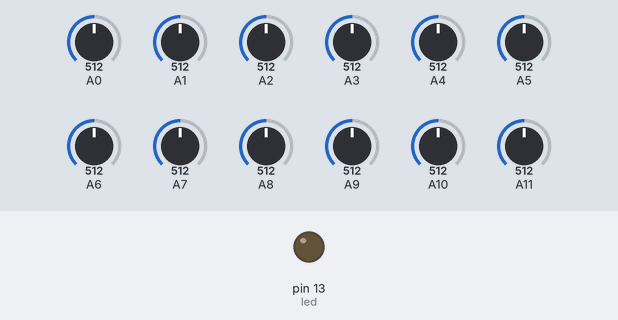
A sketch run on a simulated Arduino Mega 2560, built with avr-gcc and run on an emulated ATmega2560. On the bench: output pins drawn as LEDs (lit = HIGH). Inputs (shaded band) come from the test bench; at power-on: A0 = 512, A1 = 512, A2 = 512, A3 = 512, A4 = 512, A5 = 512, A6 = 512, A7 = 512, A8 = 512, A9 = 512, A10 = 512, A11 = 512. What the sketch prints to the serial monitor is not drawn.

Above: at 1.3 s.
1.4 s: A0 set to 109
At 1.69 s:
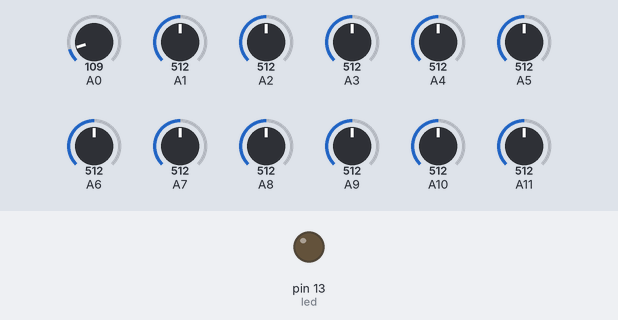
4.4 s: A0 set to 92
At 4.69 s:
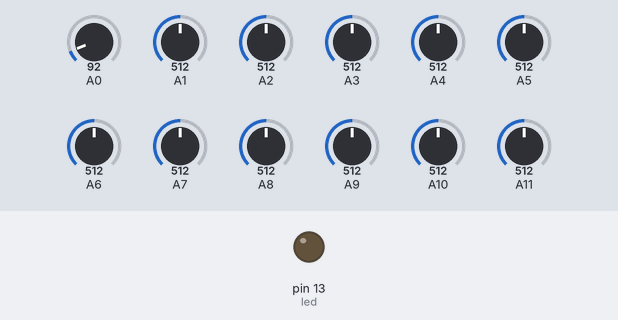
7.4 s: A1 set to 30
At 7.7 s:
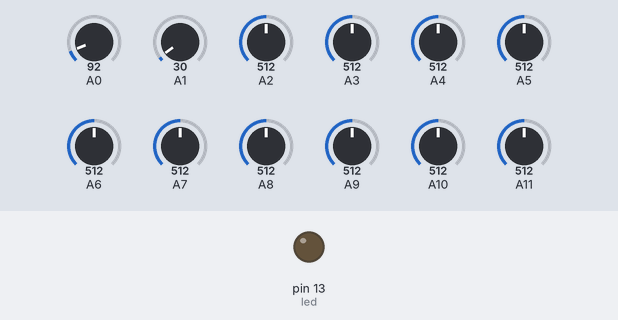
10.4 s: A2 set to 30
At 10.71 s:
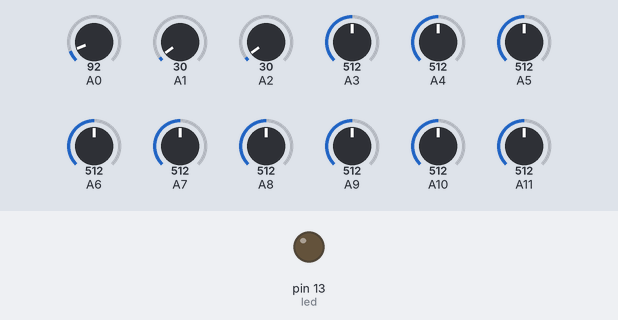
Timing chart, 0 to 14.4 s (numbered marks = the images above; inputs shaded):
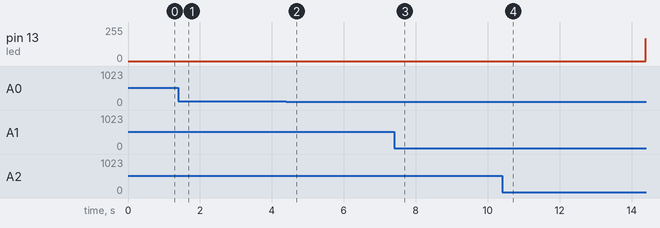

Measured:
- after the input at 1.4 s, pin 13 (led): stays 0/255 (without the input it goes to 238/255 after 2.6 s)
- after the input at 4.4 s, pin 13 (led): stays 0/255 (without the input it goes to 94/255 after 2.6 s)
- after the input at 7.4 s, pin 13 (led): stays 0/255 (without the input it goes to 18/255 after 2.5 s)
- after the input at 10.4 s, pin 13 (led): stays 0/255 (without the input it goes to 102/255 after 2.5 s)

The sketch:

FAST.ino
```cpp
int val0 = 0;
int val1 = 0;
int val2 = 0;
int val3 = 0;
int val4 = 0;
int val5 = 0;
int val6 = 0;
int val7 = 0;
int val8 = 0;
int val9 = 0;
int val10 = 0;
int val11 = 0;

#define FASTADC 1

// defines for setting and clearing register bits
#ifndef cbi
#define cbi(sfr, bit) (_SFR_BYTE(sfr) &= ~_BV(bit))
#endif
#ifndef sbi
#define sbi(sfr, bit) (_SFR_BYTE(sfr) |= _BV(bit))
#endif

int led = 13;           // the PWM pin the LED is attached to
int brightness = 0;    // how bright the LED is
int fadeAmount = 1;    // how many points to fade the LED by

void setup(void)
{
pinMode(led, OUTPUT);
  Serial.begin(2000000);
 int start ;
 int i ;

#if FASTADC
 // set prescale to 16
 sbi(ADCSRA,ADPS2) ;
 cbi(ADCSRA,ADPS1) ;
 cbi(ADCSRA,ADPS0) ;
#endif

 Serial.begin(2000000) ;
 Serial.print("ADCTEST: ") ;
 start = millis() ;
 for (i = 0 ; i < 10000 ; i++)
analogRead(A0);

 Serial.print(millis() - start) ;
 Serial.println(" msec (10,000 calls)") ;


}


void loop(void)
{

analogWrite(led, brightness);

  // change the brightness for next time through the loop:
  brightness = brightness + fadeAmount;

  // reverse the direction of the fading at the ends of the fade:
  if (brightness <= 0 || brightness >= 255) {
    fadeAmount = -fadeAmount;
  }

  val0 = analogRead(A0);
  val1 = analogRead(A1);
  val2 = analogRead(A2);
  val3 = analogRead(A3);
  val4 = analogRead(A4);
  val5 = analogRead(A5);
  val6 = analogRead(A6);
  val7 = analogRead(A7);
  val8 = analogRead(A8);
  val9 = analogRead(A9);
  val10 = analogRead(A10);
  val11 = analogRead(A11);


  Serial.print(val0);
  Serial.print(",");
  Serial.print(val1);
  Serial.print(",");
  Serial.print(val2);
  Serial.print(",");
  Serial.print(val3);
  Serial.print(",");
  Serial.print(val4);
  Serial.print(",");
  Serial.print(val5);
  Serial.print(",");
  Serial.print(val6);
  Serial.print(",");
  Serial.print(val7);
  Serial.print(",");
  Serial.print(val8);
  Serial.print(",");
  Serial.print(val9);
  Serial.print(",");
  Serial.print(val10);
  Serial.print(",");
  Serial.println(val11);


}
```
